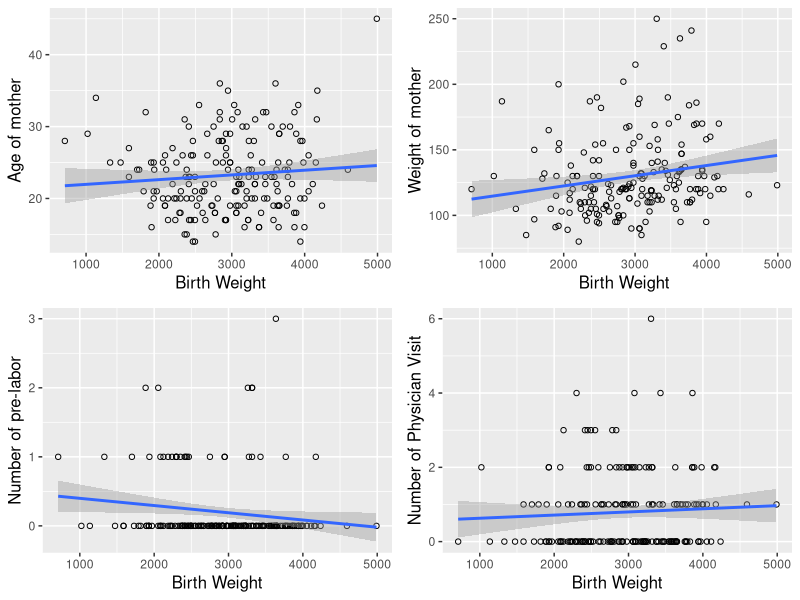
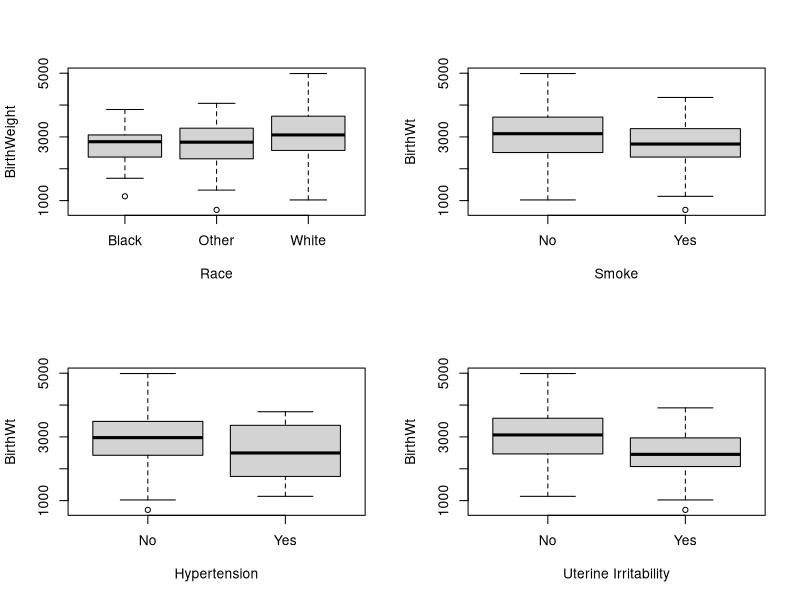
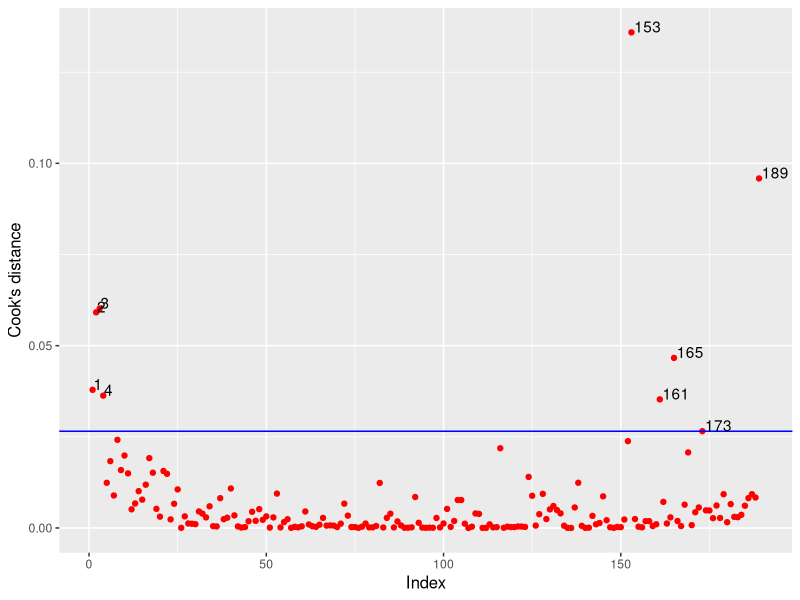
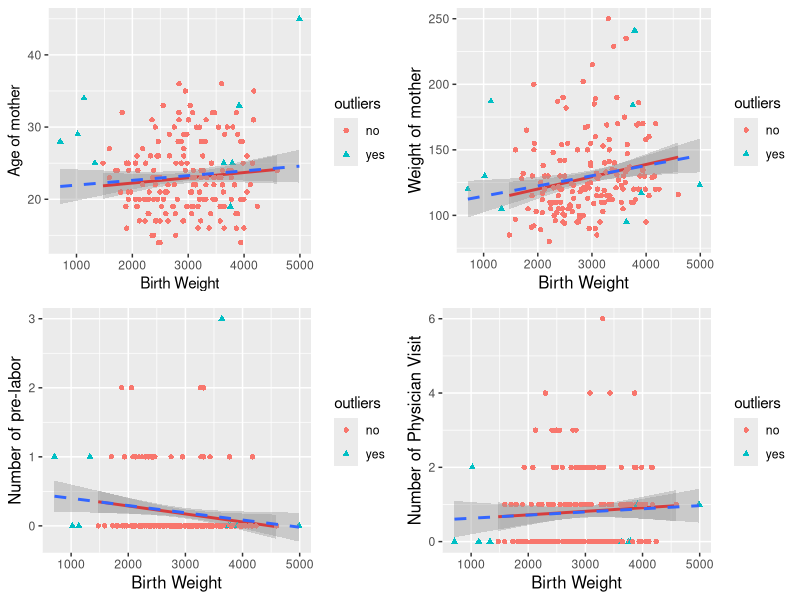
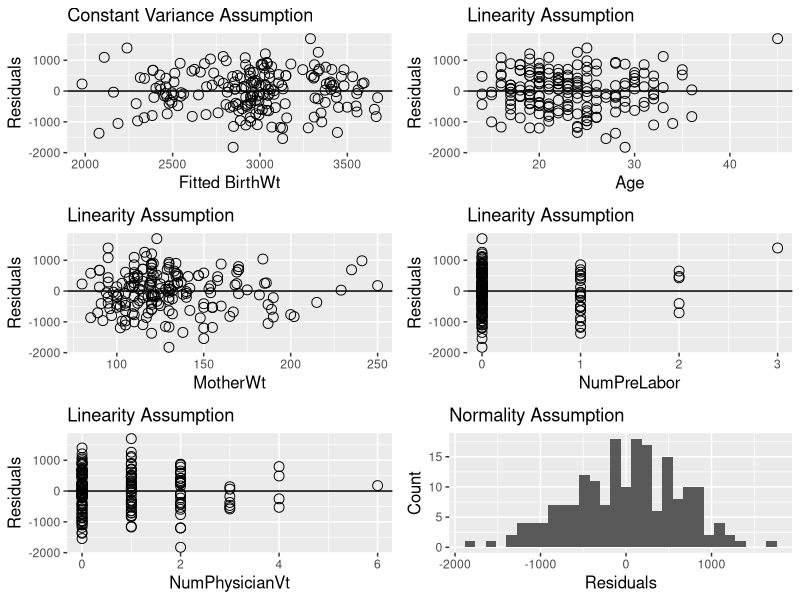
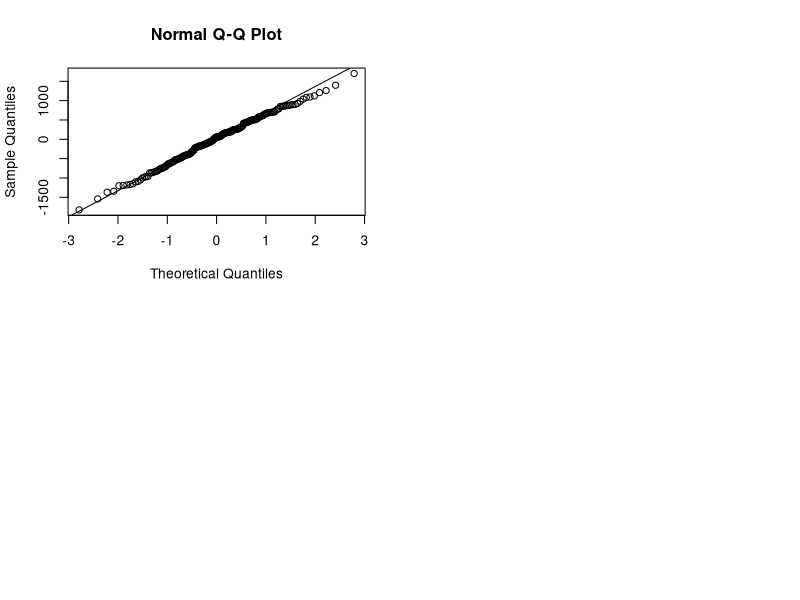

Recreate these plots in R, in order.
## ---- chunk 1
library(ggplot2)
library(gridExtra)
data_table = read.table('Birthweight.csv', header = T, sep = ',')
head(data_table)
## ---- chunk 2
p1 = ggplot(data = data_table, aes(x=BirthWt, y = Age))+geom_point(shape=1)+geom_smooth(method = 'lm')+xlab('Birth Weight')+ylab('Age of mother')+theme(axis.title = element_text(size=12))
p2 = ggplot(data = data_table, aes(x=BirthWt, y = MotherWt))+geom_point(shape=1)+geom_smooth(method = 'lm')+xlab('Birth Weight')+ylab('Weight of mother')+theme(axis.title = element_text(size=12))
p3 = ggplot(data = data_table, aes(x=BirthWt, y = NumPreLabor))+geom_point(shape=1)+geom_smooth(method = 'lm')+xlab('Birth Weight')+ylab('Number of pre-labor')+theme(axis.title = element_text(size=12))
p4 = ggplot(data = data_table, aes(x=BirthWt, y = NumPhysicianVt))+geom_point(shape=1)+geom_smooth(method = 'lm')+xlab('Birth Weight')+ylab('Number of Physician Visit')+theme(axis.title = element_text(size=12))
grid.arrange(p1,p2,p3,p4)

round(cor(data_table[c(1,2,3,6,9)]),2)

Cor_co1 = round(cor(data_table$BirthWt, data_table$Age),2)
Cor_co2 = round(cor(data_table$BirthWt, data_table$MotherWt),2)
Cor_co3 = round(cor(data_table$BirthWt, data_table$NumPreLabor),2)
Cor_co4 = round(cor(data_table$BirthWt, data_table$NumPhysicianVt),2)
## ---- chunk 3
par(mfrow=c(2,2))
boxplot(data_table$BirthWt~as.factor(data_table$Race),xlab="Race", ylab='BirthWeight')
boxplot(data_table$BirthWt~as.factor(data_table$Smoke), xlab="Smoke", ylab="BirthWt")
boxplot(data_table$BirthWt~as.factor(data_table$Hypertension), xlab="Hypertension", ylab="BirthWt")
boxplot(data_table$BirthWt~as.factor(data_table$UterineIrr), xlab="Uterine Irritability", ylab="BirthWt")

## ---- chunk 4
summary(aov(lm(data_table$BirthWt~data_table$Race)))
summary(aov(lm(data_table$BirthWt~data_table$Smoke)))
summary(aov(lm(data_table$BirthWt~data_table$Hypertension)))
summary(aov(lm(data_table$BirthWt~data_table$UterineIrr)))
## ---- chunk 5
model = lm(data_table$BirthWt~., data=data_table)
summary(model)
coef = round(model$coefficients,2)
## ---- chunk 6
confint(object = model,level = 0.95)
## ---- chunk 7
cook = cooks.distance(model)
cook = as.data.frame(cbind(index=1:189, cooksd = cook))
p = ggplot(data = cook,aes(x=index, y = cooksd)) + geom_point(col='red')+xlab('Index')+ylab('Cook\'s distance')+theme(axis.title = element_text(size=12))
p = p + geom_hline(yintercept = 4*mean(cook$cooksd), col='blue')
p = p + geom_text(aes(label = ifelse(cooksd>4*mean(cooksd), index,'')),hjust=-0.1, vjust=0.01)
p
## ---- chunk 8
outliers = data_table[c(1,2,3,4,153,161,165,173,189),]
outliers

new_data = cbind(data_table, cook)

new_data$outliers = ifelse(new_data$index%in%c(1,2,3,4,153,161,165,173,189),'yes','no')


p1 = ggplot(data = new_data, aes(x=BirthWt, y = Age))+geom_smooth(data = subset(new_data,outliers=='no'), aes(x=BirthWt,y=Age),method = 'lm',col='red')+xlab('Birth Weight')+ylab('Age of mother')+geom_point(aes(col = outliers,shape=outliers))+geom_smooth(method='lm',linetype=2)

p2 = ggplot(data = new_data, aes(x=BirthWt, y = MotherWt))+geom_smooth(data = subset(new_data,outliers=='no'), aes(x=BirthWt,y=MotherWt),method = 'lm',col='red')+xlab('Birth Weight')+ylab('Weight of mother')+theme(axis.title = element_text(size=12))+geom_point(aes(col = outliers,shape=outliers))+geom_smooth(method='lm',linetype=2)

p3 = ggplot(data = new_data, aes(x=BirthWt, y = NumPreLabor))+geom_smooth(data = subset(new_data,outliers=='no'), aes(x=BirthWt,y=NumPreLabor),method = 'lm',col='red')+xlab('Birth Weight')+ylab('Number of pre-labor')+theme(axis.title = element_text(size=12))+geom_point(aes(col = outliers,shape=outliers))+geom_smooth(method='lm',linetype=2)

p4 = ggplot(data = new_data, aes(x=BirthWt, y = NumPhysicianVt))+geom_smooth(data = subset(new_data,outliers=='no'), aes(x=BirthWt,y=NumPhysicianVt),method = 'lm',col='red')+xlab('Birth Weight')+ylab('Number of Physician Visit')+theme(axis.title = element_text(size=12))+geom_point(aes(col = outliers,shape=outliers))+geom_smooth(method='lm',linetype=2)

grid.arrange(p1,p2,p3,p4)
## ---- chunk 9
summary(model)
## ---- chunk 10
p1=ggplot(data= model, aes(x=model$fitted.values, y=model$residuals))+geom_point(shape=1, size=3)+xlab('Fitted BirthWt')+ylab('Residuals')+theme(axis.title=element_text(size=12))+geom_hline(yintercept = 1)+ggtitle('Constant Variance Assumption')

p2 =ggplot(data= data_table,aes(x=data_table$Age,y=model$residuals))+geom_point(shape=1,size=3)+xlab('Age')+ylab('Residuals')+theme(axis.title = element_text(size=12))+geom_hline(yintercept=1)+ggtitle('Linearity Assumption')

p3 =ggplot(data= data_table,aes(x=data_table$MotherWt,y=model$residuals))+geom_point(shape=1,size=3)+xlab('MotherWt')+ylab('Residuals')+theme(axis.title=element_text(size=12))+geom_hline(yintercept=1)+ggtitle('Linearity Assumption')

p4 =ggplot(data= data_table,aes(x=data_table$NumPreLabor,y=model$residuals))+geom_point(shape=1,size=3)+xlab('NumPreLabor')+ylab('Residuals')+theme(axis.title = element_text(size=12))+geom_hline(yintercept = 1)+ggtitle('Linearity Assumption')

p5 =ggplot(data= data_table,aes(x=data_table$NumPhysicianVt,y=model$residuals))+geom_point(shape=1,size=3)+xlab('NumPhysicianVt')+ylab('Residuals')+theme(axis.title =element_text(size=12))+geom_hline(yintercept = 1)+ggtitle('Linearity Assumption')

p6 = ggplot(data= data_table,aes(model$residuals))+geom_histogram()+xlab('Residuals')+ylab('Count')+theme(axis.title =element_text(size=12))+ggtitle('Normality Assumption')

grid.arrange(p1,p2,p3,p4,p5,p6)

qqnorm(model$residuals)
qqline(model$residuals)
